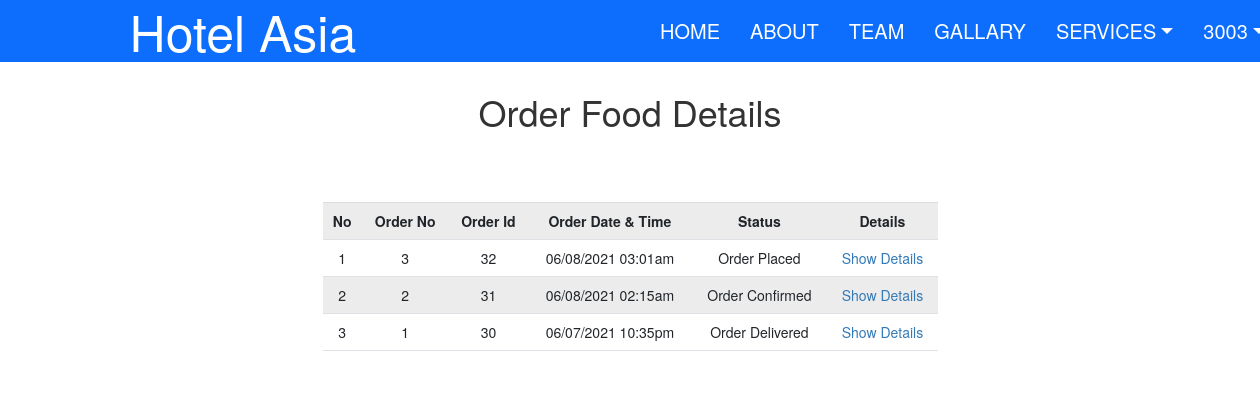
Screenshot of /foodOrders.php (signed in) with the database file from the repository.
### tables this page shows
CREATE TABLE `food_orders` (
  `order_id` int(11) NOT NULL,
  `room_no` int(11) NOT NULL,
  `order_no` int(11) NOT NULL,
  `final_price` int(11) NOT NULL,
  `status` int(11) NOT NULL,
  `notify` int(11) NOT NULL DEFAULT 0,
  `order_time` varchar(100) NOT NULL
);

### foodOrders.php (the view, shortened to what this page needs)
<?php
$room=$_SESSION['roomno'];
?>
<!doctype html>
<html>
<head>
  <link rel="stylesheet" href="css\bootstrap.css">
  <link rel="stylesheet" href="css\room.css">
</head>
<body>
  <?php
    include 'foodheader.php';
    ?>
    <div class="container-flud">
      <div class="row" style="margin-top:30px;">
        <h1 style="text-align: center;">Order Food Details</h1>
      </div>
      <br>
      <br>
      <br>
      <div class="row">
        <div class="col-sm-6 offset-sm-3">
        <table class="table table-striped">
    <?php
    $conn = mysqli_connect("localhost","root","","hms") or die("Connection failed");
    $sql = "Select * from food_orders where room_no=$room order by order_id desc";
    $result = mysqli_query($conn, $sql) or die("Query failed");
    ?>
    <tr>
      <th style="text-align: center;">No</th>
      <th style="text-align: center;">Order No</th>
      <th style="text-align: center;">Order Id</th>
      <th style="text-align: center;">Order Date & Time</th>
      <th style="text-align: center;">Status</th>
      <th style="text-align: center;">Details</th>
      </tr>
    <?php
    $no=1;
    while($row = mysqli_fetch_assoc($result)){
     ?>
     <tr>
       <td style="text-align: center;"><?php echo $no;?></td>
       <td style="text-align: center;"><?php echo $row['order_no'];?></td>
       <td style="text-align: center;"><?php echo $row['order_id'];?></td>
       <td style="text-align: center;"><?php echo $row['order_time'];?></td>
       <td style="text-align: center;"><?php
       if($row['status']==0){
         echo "Order Placed";
       }
       else if($row['status']==1){
         echo "Order Confirmed";
       }
       else if($row['status']==2){
         echo "Order Delivered";
       }
       else if($row['status']==3){
         echo "Order Canceled";
       }
       ?></td>
       <td style="text-align: center;"><a href="foodOrdersDetail.php?id=<?php echo $row['order_id']?>&status=<?php echo $row['status']?>">Show Details</a></td>
     </tr>
     <?php
     $no++;
       }
     ?>
   </table>
   </div>
    </div>
  </div>
</body>
</html>

### rows the page displays
food_orders: order_no "3", order_id "32", order_time "06/08/2021 03:01am", status "Order Placed"
food_orders: order_no "2", order_id "31", order_time "06/08/2021 02:15am", status "Order Confirmed"
food_orders: order_no "1", order_id "30", order_time "06/07/2021 10:35pm", status "Order Delivered"

### other values shown
$_SESSION['roomno'] "3003"
